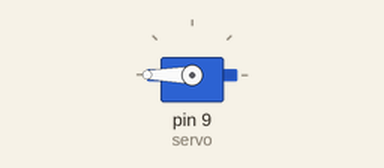
Recording of a sketch running on a simulated Arduino Uno, built with avr-gcc and run on an emulated ATmega328P. On the bench: servo.

Above: at 0.05 s.
At 1.35 s:
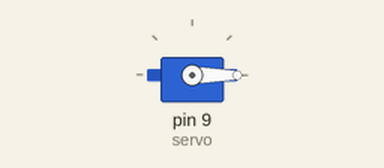
At 2.6 s:
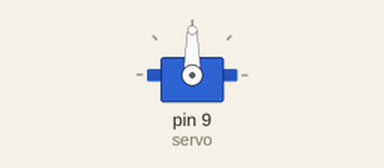
Timing chart, 0 to 6.0 s (numbered marks = the images above):
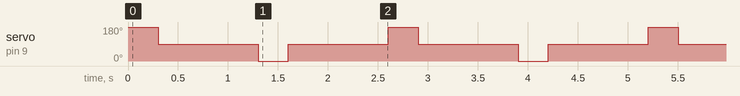

The sketch:

Servo_controlled_rotation.ino
```cpp
#include <Servo.h>

Servo servo;  // create servo object to control a servo

void setup() {
  servo.attach(9);  // attaches the servo on pin 9 to the servo objectư
}

void loop() {
  servo.write(180);   // to rotate counter-clockwise
  delay(300);
  servo.write(90);  // to stop
  delay(1000);
  servo.write(0);  // to rotate clockwise
  delay(300);
  servo.write(90);
  delay(1000);
}
```

Measured:
- by itself, servo on pin 9 (servo): repeats every 2.6 s: 0° 0.30 s, 90° 1.0 s, 180° 0.30 s, 90° 1.0 s
